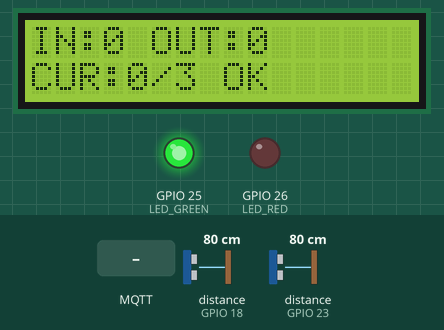
Recording of a program running on a simulated ESP32. Shown: 16×2 character LCD, output pins drawn as LEDs (lit = HIGH). Wiring (from diagram.json): 2 × ultrasonic range finder: trigger GPIO 5, echo GPIO 18 / trigger GPIO 19, echo GPIO 23. The test bench sets the inputs (shaded band); at power-on: distance to the obstacle (sensors on GPIO 18, GPIO 23) 80 cm. The echo pulse lasts 58.3 µs per cm; WiFi joins after 1.5 s; servers stay silent unless stated; no MQTT or app messages arrive unless stated; pins used as bus, display or sensor lines are not drawn; what the program prints to the serial monitor is not drawn.

Above: at 3.7 s.
3.8 s: distance to the obstacle (sensor on GPIO 18) set to 55 cm
5.3 s: distance to the obstacle (sensor on GPIO 18) set to 45 cm
At 6.7 s:
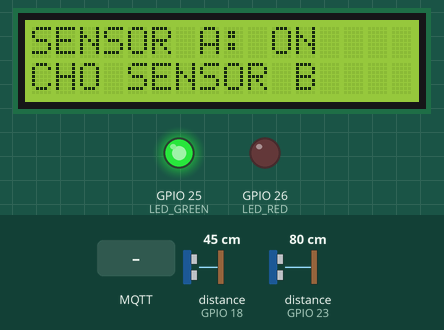
7.0 s: distance to the obstacle (sensor on GPIO 23) set to 55 cm
8.5 s: distance to the obstacle (sensor on GPIO 23) set to 48 cm
At 9.4 s:
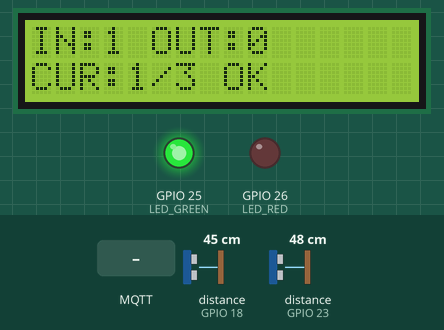
10.1 s: MQTT message "1" arrives on the second subscribed topic
At 10.4 s:
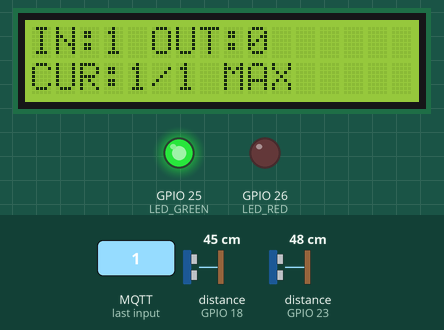
11.6 s: MQTT message "RESET" arrives on the first subscribed topic
At 12.8 s:
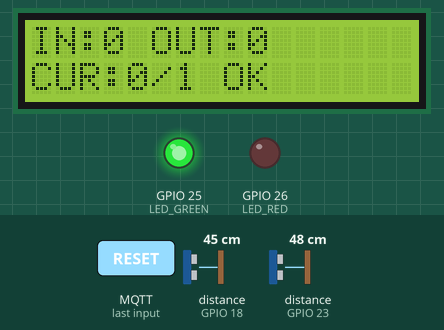
Timing chart, 0 to 14.1 s (numbered marks = the images above; inputs shaded):
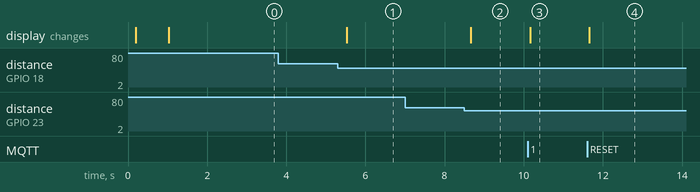

The program:

main.cpp
```cpp
#include <Arduino.h>
#include <WiFi.h>
#include <PubSubClient.h>
#include <Wire.h>
#include <LiquidCrystal_I2C.h>

// =====================================================
// DE TAI 52 - NHOM 17
// DEM KHACH VAO/RA & GIOI HAN SO NGUOI
// 2x HC-SR04 + ESP32 + LCD + LED + Buzzer + MQTT
// =====================================================

#define TRIG_A 5
#define ECHO_A 18
#define TRIG_B 19
#define ECHO_B 23
#define LED_GREEN 25
#define LED_RED 26
#define BUZZER 27
#define SDA_PIN 21
#define SCL_PIN 22

LiquidCrystal_I2C lcd(0x27, 16, 2);

const float DISTANCE_LIMIT_CM = 50.0;
// Cho 30 giay de thao tac slider Wokwi khi demo
const unsigned long PASS_TIMEOUT_MS = 30000;

int totalIn = 0;
int totalOut = 0;
int currentPeople = 0;
int maxPeople = 3;

enum State { IDLE, A_FIRST, B_FIRST };
State state = IDLE;
unsigned long stateStartTime = 0;
bool previousA = false;
bool previousB = false;

const char* WIFI_SSID = "Wokwi-GUEST";
const char* WIFI_PASSWORD = "";
const char* MQTT_HOST = "host.wokwi.internal";
const int MQTT_PORT = 1883;

const char* TOPIC_STATUS = "nhom17/people/status";
const char* TOPIC_EVENT = "nhom17/people/event";
const char* TOPIC_CMD_RESET = "nhom17/people/cmd/reset";
const char* TOPIC_CMD_MAX = "nhom17/people/cmd/max";

WiFiClient wifiClient;
PubSubClient mqtt(wifiClient);
unsigned long lastMqttReconnectAttempt = 0;
unsigned long lastSensorLog = 0;

float readDistance(int trigPin, int echoPin) {
  digitalWrite(trigPin, LOW);
  delayMicroseconds(2);
  digitalWrite(trigPin, HIGH);
  delayMicroseconds(10);
  digitalWrite(trigPin, LOW);

  long duration = pulseIn(echoPin, HIGH, 30000);
  if (duration == 0) return 999.0;
  return duration * 0.034 / 2.0;
}

void printPaddedLine(uint8_t row, const String& text) {
  lcd.setCursor(0, row);
  String line = text;
  if (line.length() > 16) line = line.substring(0, 16);
  while (line.length() < 16) line += ' ';
  lcd.print(line);
}

void showIdleScreen() {
  printPaddedLine(0, "IN:" + String(totalIn) + " OUT:" + String(totalOut));

  String line2 = "CUR:" + String(currentPeople) + "/" + String(maxPeople);
  if (currentPeople > maxPeople) line2 += " OVER";
  else if (currentPeople == maxPeople) line2 += " MAX";
  else line2 += " OK";
  printPaddedLine(1, line2);
}

void showWaitForB() {
  printPaddedLine(0, "SENSOR A: ON");
  printPaddedLine(1, "CHO SENSOR B");
}

void showWaitForA() {
  printPaddedLine(0, "SENSOR B: ON");
  printPaddedLine(1, "CHO SENSOR A");
}

void updateOutputs() {
  currentPeople = totalIn - totalOut;
  if (currentPeople < 0) currentPeople = 0;

  // Chi canh bao khi SO NGUOI VUOT QUA gioi han.
  // Vi du maxPeople = 3: 0..3 van LED xanh, tu 4 tro len LED do + buzzer.
  bool overLimit = currentPeople > maxPeople;

  digitalWrite(LED_GREEN, overLimit ? LOW : HIGH);
  digitalWrite(LED_RED, overLimit ? HIGH : LOW);

  if (overLimit) tone(BUZZER, 1000);
  else noTone(BUZZER);

  showIdleScreen();
}

void publishStatus() {
  if (!mqtt.connected()) return;

  String status;
  if (currentPeople > maxPeople) status = "OVER_LIMIT";
  else if (currentPeople == maxPeople) status = "MAX";
  else status = "AVAILABLE";

  String payload = "{\"in\":" + String(totalIn) +
                   ",\"out\":" + String(totalOut) +
                   ",\"current\":" + String(currentPeople) +
                   ",\"max\":" + String(maxPeople) +
                   ",\"status\":\"" + status + "\"}";

  mqtt.publish(TOPIC_STATUS, payload.c_str(), true);
}

void publishEvent(const char* eventName) {
  if (!mqtt.connected()) return;

  String payload = "{\"event\":\"" + String(eventName) +
                   "\",\"in\":" + String(totalIn) +
                   ",\"out\":" + String(totalOut) +
                   ",\"current\":" + String(currentPeople) + "}";

  mqtt.publish(TOPIC_EVENT, payload.c_str());
}

void mqttCallback(char* topic, byte* payload, unsigned int length) {
  String message;
  for (unsigned int i = 0; i < length; i++) {
    message += (char)payload[i];
  }

  Serial.print("[MQTT] ");
  Serial.print(topic);
  Serial.print(" -> ");
  Serial.println(message);

  if (String(topic) == TOPIC_CMD_RESET &&
      (message == "RESET" || message == "reset" || message == "1")) {
    totalIn = 0;
    totalOut = 0;
    currentPeople = 0;
    state = IDLE;

    updateOutputs();
    publishStatus();
    publishEvent("RESET");
    Serial.println("DA RESET BO DEM");
  }

  if (String(topic) == TOPIC_CMD_MAX) {
    int newMax = message.toInt();
    if (newMax > 0 && newMax <= 999) {
      maxPeople = newMax;
      updateOutputs();
      publishStatus();
      publishEvent("SET_MAX");
      Serial.print("MAX MOI = ");
      Serial.println(maxPeople);
    }
  }
}

void connectWiFi() {
  WiFi.mode(WIFI_STA);
  WiFi.begin(WIFI_SSID, WIFI_PASSWORD, 6);

  Serial.print("Dang ket noi WiFi");
  unsigned long start = millis();

  while (WiFi.status() != WL_CONNECTED && millis() - start < 10000) {
    delay(250);
    Serial.print('.');
  }

  if (WiFi.status() == WL_CONNECTED) {
    Serial.println(" OK");
    Serial.print("IP: ");
    Serial.println(WiFi.localIP());
  } else {
    Serial.println(" TIMEOUT - VAN CHAY CAM BIEN");
  }
}

bool connectMqtt() {
  if (WiFi.status() != WL_CONNECTED) return false;

  String clientId = "nhom17-esp32-" + String((uint32_t)ESP.getEfuseMac(), HEX);

  Serial.print("Dang ket noi MQTT... ");
  if (!mqtt.connect(clientId.c_str())) {
    Serial.print("FAILED rc=");
    Serial.println(mqtt.state());
    return false;
  }

  mqtt.subscribe(TOPIC_CMD_RESET);
  mqtt.subscribe(TOPIC_CMD_MAX);
  publishStatus();

  Serial.println("OK");
  return true;
}

void confirmIn() {
  totalIn++;
  state = IDLE;
  updateOutputs();
  publishEvent("IN");
  publishStatus();
  Serial.println(">>> KHACH VAO: A -> B");
}

void confirmOut() {
  currentPeople = totalIn - totalOut;

  if (currentPeople > 0) {
    totalOut++;
    Serial.println("<<< KHACH RA: B -> A");
    publishEvent("OUT");
  } else {
    Serial.println("KHONG THE OUT VI CURRENT = 0");
  }

  state = IDLE;
  updateOutputs();
  publishStatus();
}

void setup() {
  Serial.begin(115200);
  delay(100);
  Serial.println();
  Serial.println("=== DE TAI 52 - NHOM 17 ===");

  pinMode(TRIG_A, OUTPUT);
  pinMode(ECHO_A, INPUT);
  pinMode(TRIG_B, OUTPUT);
  pinMode(ECHO_B, INPUT);
  pinMode(LED_GREEN, OUTPUT);
  pinMode(LED_RED, OUTPUT);
  pinMode(BUZZER, OUTPUT);
  noTone(BUZZER);

  Wire.begin(SDA_PIN, SCL_PIN);
  lcd.init();
  lcd.backlight();
  lcd.clear();
  printPaddedLine(0, "DE TAI 52");
  printPaddedLine(1, "NHOM 17");
  delay(800);

  updateOutputs();
  connectWiFi();

  mqtt.setServer(MQTT_HOST, MQTT_PORT);
  mqtt.setCallback(mqttCallback);
  mqtt.setSocketTimeout(1);
  connectMqtt();

  Serial.println("HE THONG SAN SANG");
  Serial.println("< 50cm = PHAT HIEN, >= 50cm = KHONG PHAT HIEN");
}

void loop() {
  // 1) Doc hai cam bien
  float distanceA = readDistance(TRIG_A, ECHO_A);
  delay(60);
  float distanceB = readDistance(TRIG_B, ECHO_B);

  bool detectedA = distanceA < DISTANCE_LIMIT_CM;
  bool detectedB = distanceB < DISTANCE_LIMIT_CM;

  bool eventA = detectedA && !previousA;
  bool eventB = detectedB && !previousB;

  previousA = detectedA;
  previousB = detectedB;

  // Log de test slider Wokwi
  if (millis() - lastSensorLog >= 500) {
    lastSensorLog = millis();
    Serial.print("[SENSOR] A=");
    Serial.print(distanceA, 1);
    Serial.print("cm ");
    Serial.print(detectedA ? "ON" : "OFF");
    Serial.print(" | B=");
    Serial.print(distanceB, 1);
    Serial.print("cm ");
    Serial.print(detectedB ? "ON" : "OFF");
    Serial.print(" | STATE=");
    if (state == IDLE) Serial.println("IDLE");
    else if (state == A_FIRST) Serial.println("A_FIRST");
    else Serial.println("B_FIRST");
  }

  // 2) State machine: A->B = IN, B->A = OUT
  switch (state) {
    case IDLE:
      if (eventA && !eventB) {
        state = A_FIRST;
        stateStartTime = millis();
        showWaitForB();
        Serial.println("A PHAT HIEN TRUOC -> CHO B");
      } else if (eventB && !eventA) {
        state = B_FIRST;
        stateStartTime = millis();
        showWaitForA();
        Serial.println("B PHAT HIEN TRUOC -> CHO A");
      } else if (eventA && eventB) {
        Serial.println("A VA B CUNG PHAT HIEN -> HUY LUOT");
        printPaddedLine(0, "A+B CUNG LUC");
        printPaddedLine(1, "HUY LUOT");
        delay(400);
        updateOutputs();
      }
      break;

    case A_FIRST:
      if (detectedB) {
        confirmIn();
      } else if (millis() - stateStartTime > PASS_TIMEOUT_MS) {
        Serial.println("TIMEOUT A -> HUY LUOT");
        state = IDLE;
        updateOutputs();
      }
      break;

    case B_FIRST:
      if (detectedA) {
        confirmOut();
      } else if (millis() - stateStartTime > PASS_TIMEOUT_MS) {
        Serial.println("TIMEOUT B -> HUY LUOT");
        state = IDLE;
        updateOutputs();
      }
      break;
  }

  // 3) MQTT xu ly sau cung, khong lam anh huong viec dem
  if (mqtt.connected()) {
    mqtt.loop();
  } else if (WiFi.status() == WL_CONNECTED) {
    unsigned long now = millis();
    if (now - lastMqttReconnectAttempt > 10000) {
      lastMqttReconnectAttempt = now;
      connectMqtt();
    }
  }

  delay(80);
}
```

Measured:
- the behaviour switches between 51 and 50 cm on distance to the obstacle (sensor on GPIO 18) (found by bisection; images 0 and 1)
- the behaviour switches between 51 and 50 cm on distance to the obstacle (sensor on GPIO 23) (found by bisection; images 1 and 2)
- after the input at 3.8 s, every drawn part: stays the same
- after the input at 5.3 s, the display: changes after 0.23 s (image 1)
- after the input at 7.0 s, every drawn part: stays the same
- after the input at 8.5 s, the display: changes after 0.16 s (image 2)
- after the input at 10.1 s, the display: changes after 0.06 s (image 3)
- after the input at 11.6 s, the display: changes after 0.06 s (image 4)
